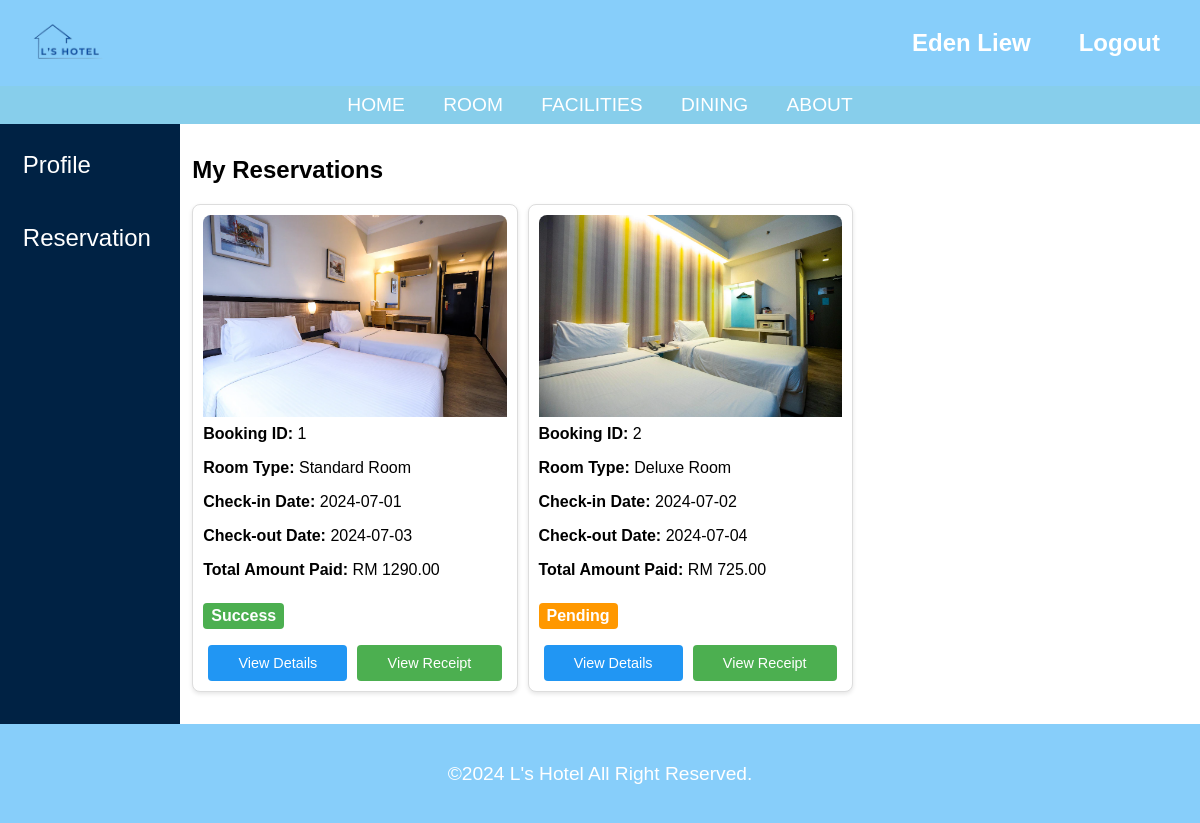
/reservation.php (signed in), run on the app's committed database.
### tables this page shows
CREATE TABLE `bookings` (
  `booking_id` int(11) NOT NULL,
  `email` varchar(100) NOT NULL,
  `room_id` int(11) NOT NULL,
  `check_in_date` date NOT NULL,
  `check_out_date` date NOT NULL,
  `days` int(11) NOT NULL,
  `number_of_rooms` int(11) NOT NULL,
  `bed_selection` varchar(255) NOT NULL,
  `smoke` varchar(255) NOT NULL,
  `first_name` varchar(50) NOT NULL,
  `last_name` varchar(50) NOT NULL,
  `phone_number` varchar(15) NOT NULL,
  `bring_car` varchar(3) NOT NULL,
  `additional_requests` varchar(255) DEFAULT NULL,
  `total_amount` decimal(10,2) NOT NULL,
  `created_at` timestamp NOT NULL DEFAULT current_timestamp(),
  `car_plates` varchar(255) DEFAULT NULL,
  `payment_status` varchar(20) NOT NULL,
  `booking_status` varchar(20) NOT NULL
);

CREATE TABLE `rooms` (
  `room_id` int(11) NOT NULL,
  `room_type` varchar(255) NOT NULL,
  `room_level` int(3) NOT NULL,
  `room_price` decimal(10,2) NOT NULL,
  `room_features` text DEFAULT NULL,
  `room_facilities` text DEFAULT NULL,
  `room_size` varchar(50) DEFAULT NULL,
  `room_availability` int(11) DEFAULT NULL,
  `room_description` text DEFAULT NULL,
  `room_images` text DEFAULT NULL
);

### fetch_customer_bookings.php (the view, shortened to what this page needs)
<?php
include 'config.php';
$email = $_SESSION['user']['email'];
$sql = "SELECT bookings.booking_id, bookings.created_at, rooms.room_type, bookings.check_in_date, bookings.check_out_date, bookings.days, bookings.number_of_rooms, bookings.bed_selection, bookings.smoke, CONCAT(bookings.first_name, ' ', bookings.last_name) as customer_name, bookings.email, bookings.phone_number, bookings.bring_car, bookings.car_plates, bookings.booking_status, bookings.additional_requests, bookings.total_amount, rooms.room_images
        FROM bookings
        JOIN rooms ON bookings.room_id = rooms.room_id
        WHERE bookings.email = '$email'";
$result = $conn->query($sql);
if ($result->num_rows > 0) {
    while($row = $result->fetch_assoc()) {
        $room_type = $row['room_type'];
        $images = explode(',', $row['room_images']);
        $image = isset($images[0]) ? 'img/room-image/' . strtolower(str_replace(' ', '-', $room_type)) . '/' . htmlspecialchars(trim($images[0])) : 'img/room-image/default-room.jpg';
        $status_class = strtolower($row["booking_status"]);
        $additional_requests = json_decode($row['additional_requests'], true);
        $additional_charges = [];
        foreach ($additional_requests as $request) {
            $additional_charges[] = [
                "extraBed" => $request['extra_bed'],
                "extraBedQuantity" => $request['bed_quantity'],
                "addBreakfast" => $request['add_breakfast'],
                "breakfastQuantity" => $request['breakfast_quantity']
            ];
        }
        $booking_data = json_encode([
            "bookingId" => $row["booking_id"],
            "bookingDate" => substr($row["created_at"], 0, 10),
            "roomType" => $row["room_type"],
            "checkInDate" => $row["check_in_date"],
            "checkOutDate" => $row["check_out_date"],
            "stayDays" => $row["days"],
            "roomQuantity" => $row["number_of_rooms"],
            "bedSelection" => $row["bed_selection"],
            "smoke" => $row["smoke"],
            "totalAmount" => $row["total_amount"],
            "customerName" => $row["customer_name"],
            "email" => $row["email"],
            "phone" => $row["phone_number"],
            "bringCar" => $row["bring_car"],
            "carPlate" => $row["car_plates"],
            "additionalCharges" => $additional_charges
        ]);
        echo "<div class='booking-card' onclick='openModal($booking_data)'>";
        echo "<img src='" . $image . "' alt='Room Image'>";
        echo "<p><strong>Booking ID:</strong> " . $row["booking_id"] . "</p>";
        echo "<p><strong>Room Type:</strong> " . $room_type . "</p>";
        echo "<p><strong>Check-in Date:</strong> " . $row["check_in_date"] . "</p>";
        echo "<p><strong>Check-out Date:</strong> " . $row["check_out_date"] . "</p>";
        echo "<p><strong>Total Amount Paid:</strong> RM " . $row["total_amount"] . "</p>";
        echo "<p><span class='booking-status " . $status_class . "'>" . $row["booking_status"] . "</span></p>";
        echo "<div class='booking-actions'>";
        echo "<a class='view-details' href='javascript:void(0);' onclick='openModal($booking_data)'>View Details</a>";
        echo "<a class='view-receipt' href='invoice.php?booking_id=" . $row["booking_id"] . "'>View Receipt</a>";
        echo "</div>";
        echo "</div>";
    }
} else {
    echo "<p>No bookings found</p>";
}
?>

### css/style.css (style rules this page uses)
html, body { height: 100%; margin: 0; padding: 0; }
body { display: flex; flex-direction: column; font-family: Arial, sans-serif; }

### css/reservation.css (style rules this page uses)
.booking-card { background-color: #fff; border: 1px solid #ddd; border-radius: 8px; padding: 10px; box-shadow: 0 2px 4px rgba(0, 0, 0, 0.1); max-width: 100%; margin: 0 auto; display: flex; flex-direction: column; justify-content: space-between; min-width: 0; max-width: 350px; }
.booking-card img { width: 100%; border-radius: 8px 8px 0 0; height: auto; object-fit: cover; }
.booking-card p { margin: 8px 0; }
.booking-status { display: inline-block; padding: 4px 8px; border-radius: 4px; color: #fff; font-weight: bold; margin-top: 8px; }
.booking-status.success { background-color: #4CAF50; }
.booking-status.pending { background-color: #FF9800; }
.booking-actions { display: flex; justify-content: space-around; margin-top: 8px; }
.booking-actions a { text-decoration: none; color: #fff; padding: 10px 20px; border-radius: 4px; transition: background-color 0.3s, box-shadow 0.3s; text-align: center; white-space: nowrap; flex-grow: 1; margin: 0 5px; font-size: 0.9em; }
.booking-actions a.view-details { background-color: #2196F3; }
.booking-actions a.view-receipt { background-color: #4CAF50; }

### data on the page
bookings: shows a picture, booking_id "1", room.room_type "Standard Room", check_in_date "2024-07-01", check_out_date "2024-07-03", total_amount "1290.00", booking_status "Success"
bookings: shows a picture, booking_id "2", room.room_type "Deluxe Room", check_in_date "2024-07-02", check_out_date "2024-07-04", total_amount "725.00", booking_status "Pending"

### other printed values
$_SESSION['user_full_name'] "Eden Liew"
